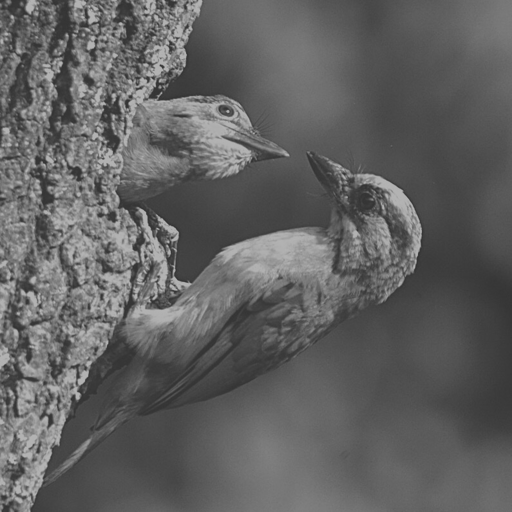
%> input picture Project1/Bird feeding 3 low contrast.tif, 512 x 512 px
$ octave project1.m   (GNU Octave 9; MATLAB toolbox functions it lacks are replaced by stand-ins)
%> lines starting %> are read from the running program, lines starting %| are printed output that depends on the picture
clc;
clear;
close all;
%% read original image
Im = imread('Bird feeding 3 low contrast.tif');
%> Im is the input picture: size 512x512 uint8; min 52, max 179, mean 97.4
[w,h,nChannels] = size(Im);
%> w = 512; h = 512; nChannels = 1
processed_Im = zeros(size(Im));

%% Figure of intensity transformation function
table_r_s = zeros(256,2);
min_pro_Im = atan(-128/32);
scale_imag = atan(127/32)- atan(-128/32);
for r = 0:255
    table_r_s(r+1,1) = r;
    s = atan((r - 128)/32);
    s = s-min_pro_Im;
    s = s / scale_imag;
    s = uint8(s*255);
    table_r_s(r+1,2) = s;
end
figure;
plot(table_r_s(:,1),table_r_s(:,2))
title('Figure of s = T(r)')
xlabel('r')
ylabel('s')
xlim([0 255])
ylim([0 255])
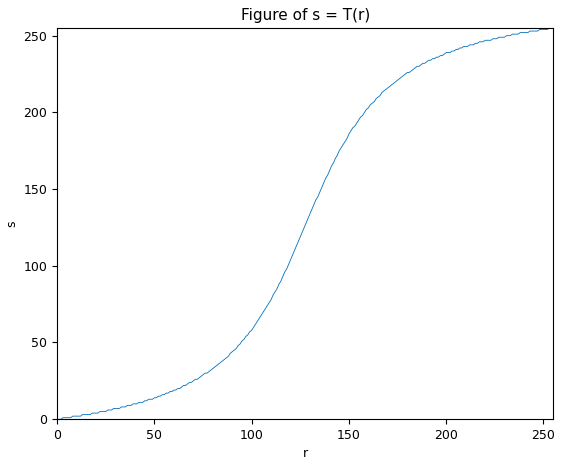
%> figure redrawn from the program's plot data; curve peaks at x = 253, y = 255
%% Figure of output image compared to original image
processed_Im(:,:) = (double(Im(:,:))-128)/32;
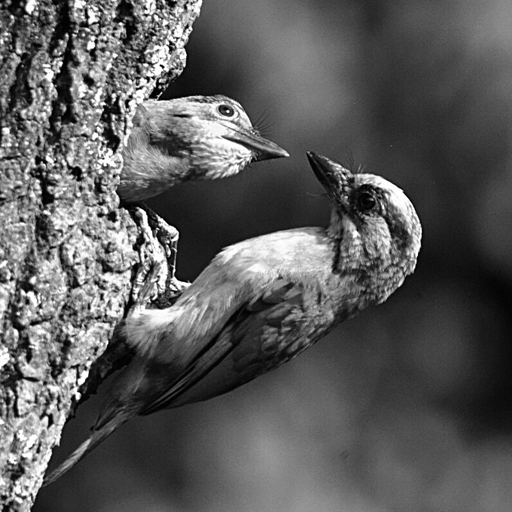
%> processed_Im: size 512x512 double; min -2.38, max 1.59, mean -0.957; drawn with min black and max white
processed_Im(:,:) = atan(processed_Im(:,:));
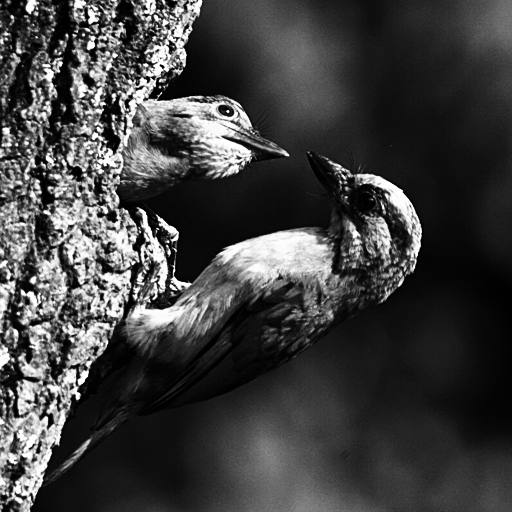
%> processed_Im: size 512x512 double; min -1.17, max 1.01, mean -0.617; drawn with min black and max white

processed_Im = processed_Im - min_pro_Im;
processed_Im = processed_Im(:,:)/scale_imag;
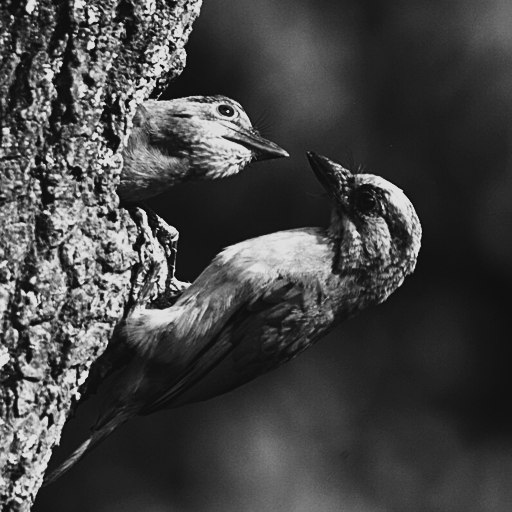
%> processed_Im: size 512x512 double; min 0.0579, max 0.882, mean 0.267

result_Im(:,:) = uint8(processed_Im(:,:)*255);

figure;
subplot(1,2,1);
imshow(Im);
title('Original image');
subplot(1,2,2);
imshow(result_Im);
title('Output image after applying the intensity transformation function');

%% Figure of the origianl and output histograms
figure;
subplot(1,2,1);
ax = gca;
imhist(Im);
ax.YLim = [0 6000];
title('Original image hishogram');
subplot(1,2,2);
ax = gca;
imhist(result_Im)
ax.YLim = [0 10000];
title('Output image hishogram');
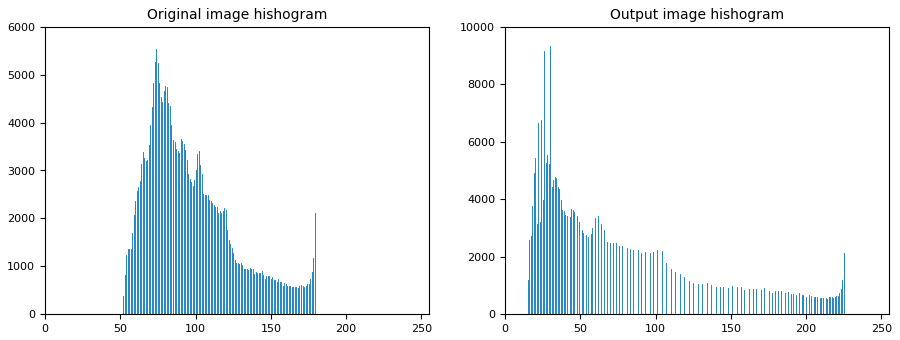
%> figure redrawn from the program's plot data, 2 panels; panel 1: highest point at x = 74, y = 5545; panel 2: highest point at x = 30, y = 9347
